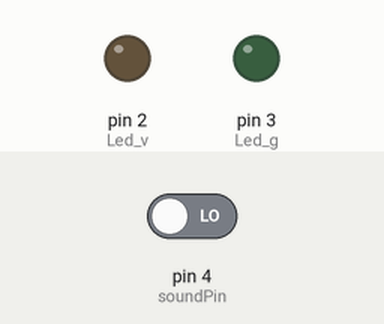
Bench run of a sketch on a simulated Arduino Uno, built with avr-gcc and run on an emulated ATmega328P. Parts: output pins drawn as LEDs (lit = HIGH). The inputs (shaded band) are chosen by the test bench; at power-on: pin 4 (soundPin) LOW. What the sketch prints to the serial monitor is not drawn.

Above: at 1.2 s.
1.3 s: pin 4 (soundPin) driven HIGH
At 2.5 s:
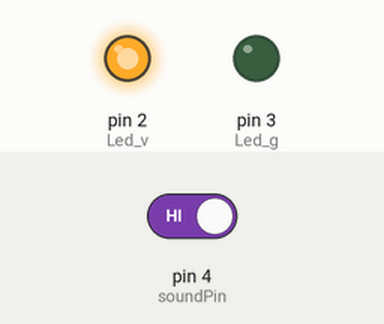
2.8 s: pin 4 (soundPin) driven LOW
At 3.9 s:
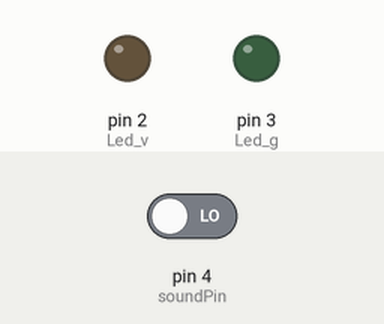
Timing chart, 0 to 5.8 s (numbered marks = the images above; inputs shaded):
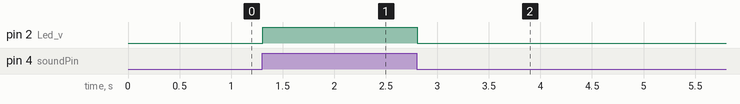

Measured:
- after the input at 1.3 s, pin 2 (Led_v): LOW → HIGH at once
- after the input at 2.8 s, pin 2 (Led_v): HIGH → LOW at once

The sketch:

test_sound_sensor.ino
```cpp
#define soundPin 4
#define Led_v 2
#define Led_g 3

int value;

void setup() {
  // put your setup code here, to run once:
  pinMode(soundPin, INPUT);
  pinMode(Led_v, OUTPUT);
  pinMode(Led_g, OUTPUT);

  digitalWrite(Led_g, LOW);

  Serial.begin(9600);
}

void loop() {
  // put your main code here, to run repeatedly:
  value = digitalRead(soundPin);

  Serial.println(value);

  if(value == HIGH){
    digitalWrite(Led_v, HIGH);
    delay(500);
  }else{
    digitalWrite(Led_v, LOW);
  }

}
```
